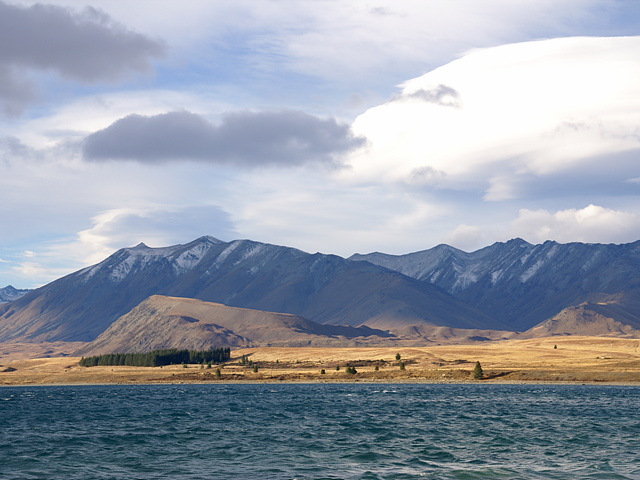
#> input picture 4.기하학적 변환/image/tekapo.bmp, 640 x 480 px
$ python 4.Rotation.py
#> lines starting #> are read from the running program, lines starting #| are printed output that depends on the picture
import sys
import numpy as np
import math
import cv2

src = cv2.imread('image/tekapo.bmp')
#> src is the input picture: shape (480, 640, 3); mean B, G, R 169.8, 157.4, 149.7

if src is None:
    print("Image load failed")
    sys.exit()

# 좌측 상단 기준 회전.
rad = 20 * math.pi / 180
aff = np.array([[math.cos(rad),math.sin(rad),0],
                [-math.sin(rad),math.cos(rad),0]],dtype=np.float32)
dst = cv2.warpAffine(src, aff, (0,0))
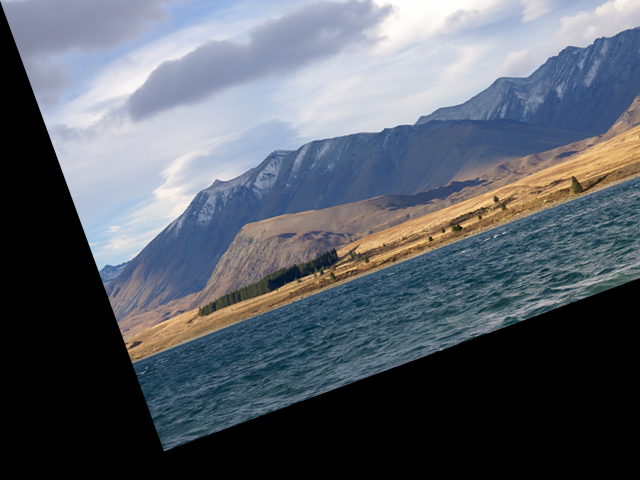
#> dst: shape (480, 640, 3); mean B, G, R 105.2, 95.9, 89.6


# 중심 기준 회전
h,w = src.shape[:2]
#> h = 480; w = 640
cp = (w//2,h//2)
#> cp = (320, 240)
aff = cv2.getRotationMatrix2D(cp, 20, 1)
dst2 = cv2.warpAffine(src, aff, (0,0))
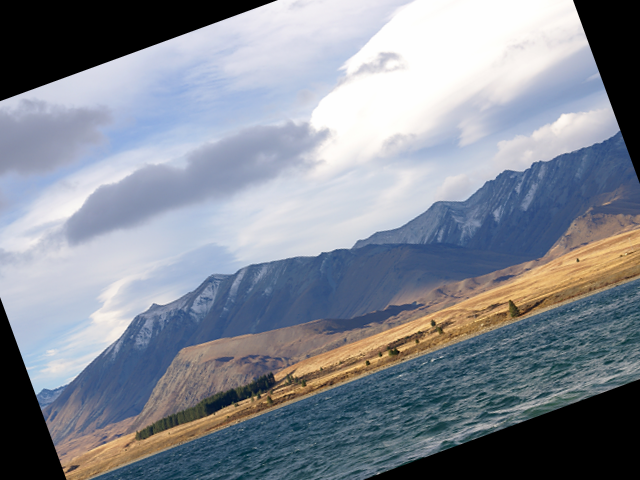
#> dst2: shape (480, 640, 3); mean B, G, R 148.7, 137.9, 131.9


cv2.imshow('src',src)
cv2.imshow('dst', dst)
cv2.imshow('dst2', dst2)
cv2.waitKey()
cv2.destroyAllWindows()

$ run again, with 4.기하학적 변환/image/cat.bmp copied over 4.기하학적 변환/image/tekapo.bmp
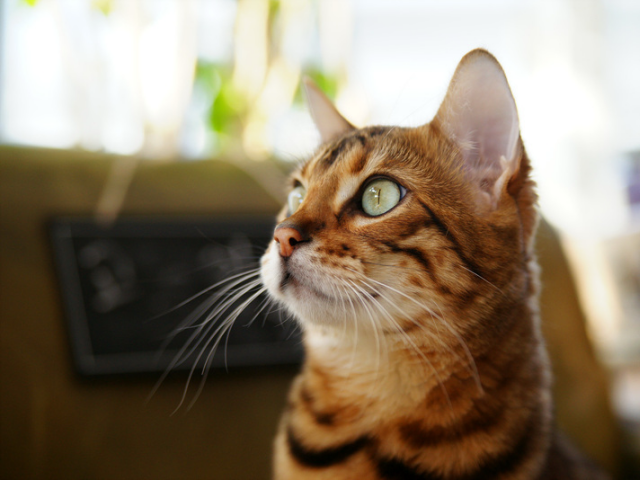
#> input picture 4.기하학적 변환/image/cat.bmp, 640 x 480 px
#> src is the input picture: shape (480, 640, 3); mean B, G, R 104.5, 125.6, 140.8
#> `dst = cv2.warpAffine(src, aff, (0,0))`:
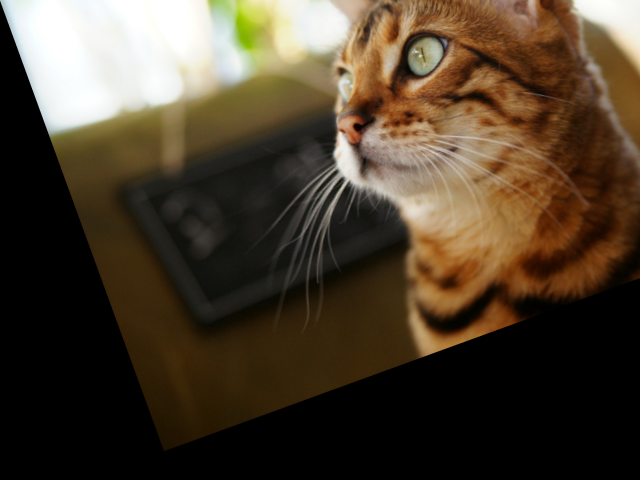
#> dst: shape (480, 640, 3); mean B, G, R 46.1, 63.1, 76.1
#> `dst2 = cv2.warpAffine(src, aff, (0,0))`:
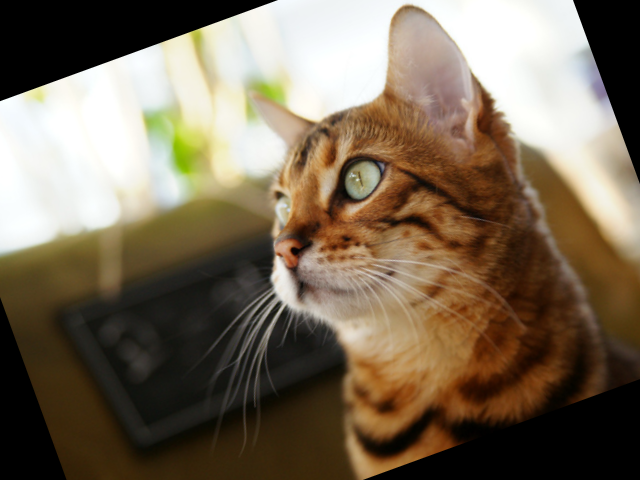
#> dst2: shape (480, 640, 3); mean B, G, R 87.3, 106.6, 120.9

$ run again, with 4.기하학적 변환/image/rose.bmp copied over 4.기하학적 변환/image/tekapo.bmp
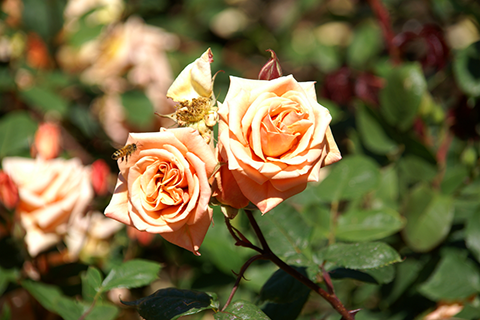
#> input picture 4.기하학적 변환/image/rose.bmp, 480 x 320 px
#> src is the input picture: shape (320, 480, 3); mean B, G, R 63.1, 103.6, 116.2
#> `dst = cv2.warpAffine(src, aff, (0,0))`:
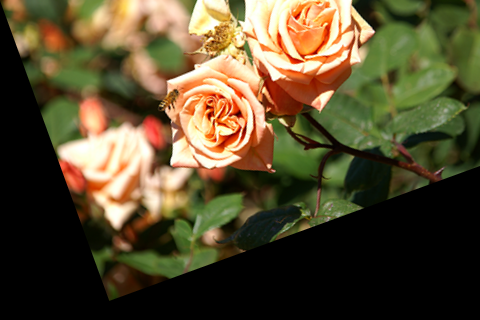
#> dst: shape (320, 480, 3); mean B, G, R 47.1, 76, 87.3
#> `dst2 = cv2.warpAffine(src, aff, (0,0))`:
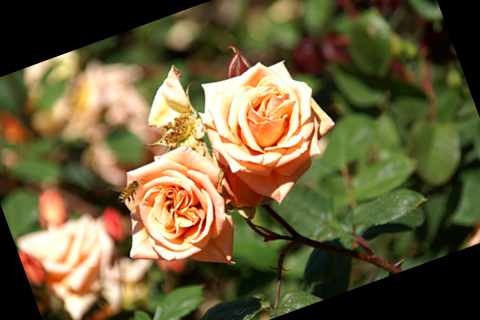
#> dst2: shape (320, 480, 3); mean B, G, R 58.4, 94.3, 106.3
